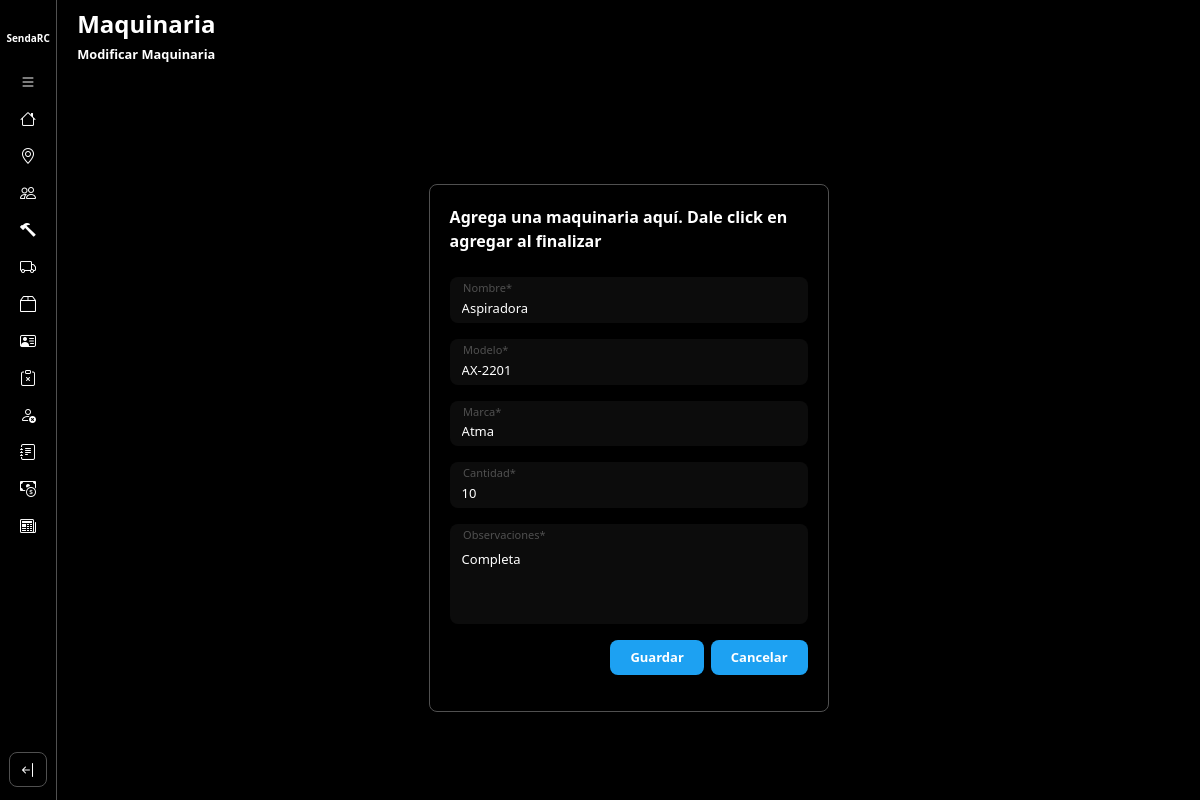
The app's page /modificarMaquinaria/1, older data.
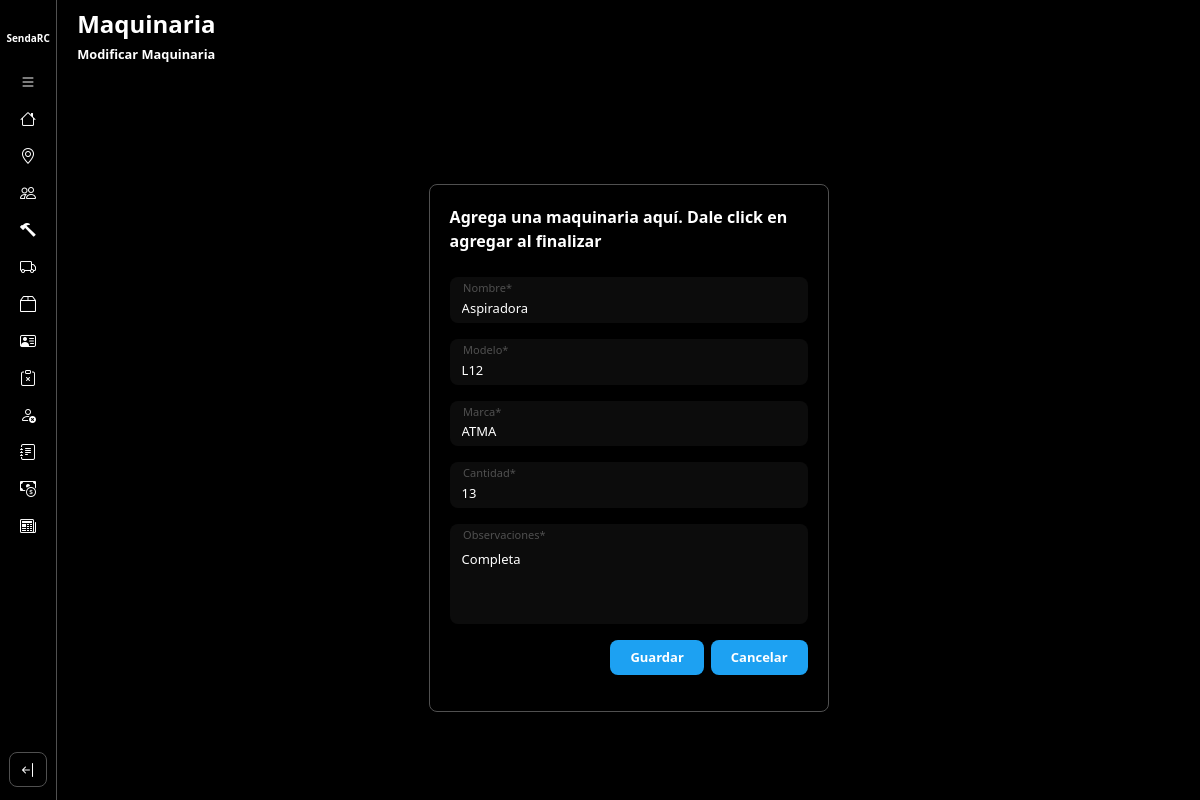
The same page, newer data.
### core/models.py (models this page shows)
class Maquinaria(models.Model):
    nombre = models.CharField(max_length=50)
    modelo = models.CharField(max_length=50)
    marca = models.CharField(max_length=50)
    cantidad = models.IntegerField()
    observaciones = models.TextField()
    activo = models.BooleanField(default=True)

### core/views.py (the view)
# urls.py: path('modificarMaquinaria/<int:pk>', updateMaquinaria.as_view(), name='modificarMaquinaria'),
class updateMaquinaria(UpdateView):
    model = Maquinaria
    form_class = FormAltaMaquinaria
    template_name = 'maquinaria/modificarMaquinaria.html'
    success_url = reverse_lazy('gestionMaquinaria')
    def get_form_kwargs(self):
        kwargs = super(updateMaquinaria, self).get_form_kwargs()
        kwargs['is_modificar'] = True
        return kwargs

### core/templates/maquinaria/modificarMaquinaria.html
{% extends 'layouts/baseForm.html' %}
{% load static %}
{% load crispy_forms_tags %}
{% block extracss %}{{block.super}}
    <link href="{% static 'css/formsChicos.css' %}" rel="stylesheet" />
{% endblock %}
{% block title %}
    <h1 class="titulo">Maquinaria</h1>
    <h2 class="operacion">Modificar Maquinaria</h2>
{% endblock %}
{% block formulario %}
    <div class="container container-form">
        {% crispy form %}
    </div>
{% endblock %}

Row changes from the older to the newer data that the page shows:
changed Maquinaria "Aspiradora": modelo "AX-2201" → "L12"; marca "Atma" → "ATMA"; cantidad "10" → "13"
